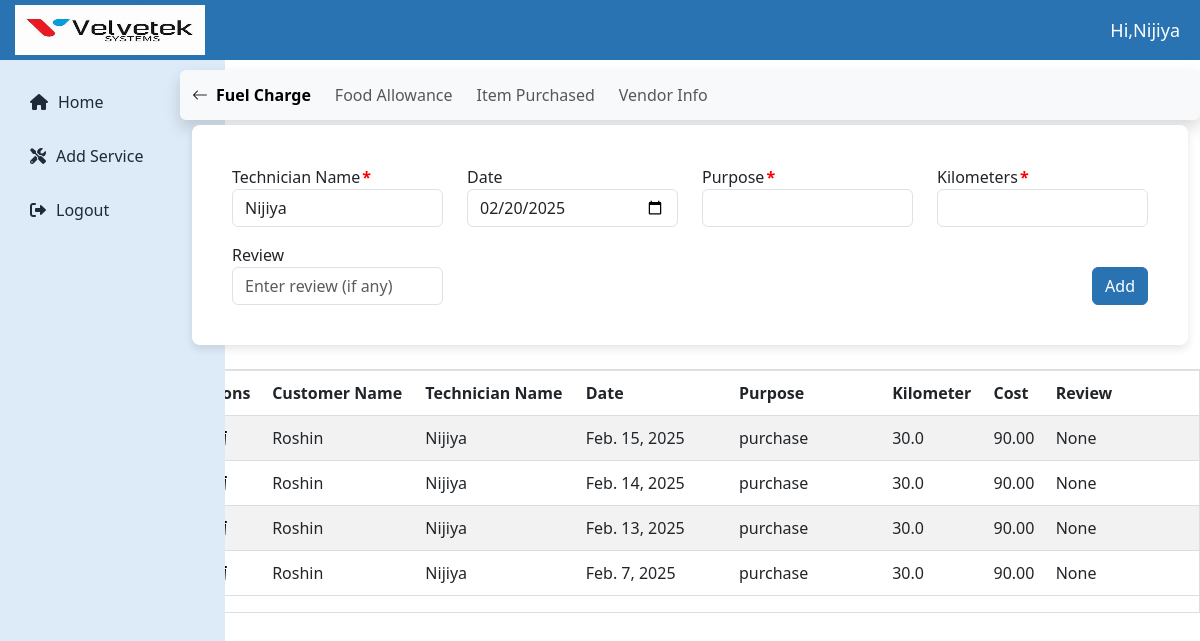
The app's page /technician/fuelcharge/25/ (signed in) with its own data.
### loginapp/models.py (models this page shows, shortened)
class CustomUser(AbstractUser):
    ROLE_CHOICES = (
        ('admin', 'Admin'),
        ('technician', 'Technician'),
        ('user', 'User'),
    )
    role = models.CharField(max_length=20, choices=ROLE_CHOICES, default='user')

### technicianapp/models.py (models this page shows)
class FuelCharge(models.Model):
    technician_name = models.CharField(max_length=100)
    date = models.DateField()
    purpose = models.TextField()
    kilometers = models.FloatField()
    cost = models.DecimalField(max_digits=10, decimal_places=2,default=0)
    review = models.CharField(max_length=255,null=True,blank=True)
    apply = models.ForeignKey(Apply, on_delete=models.CASCADE,related_name='fuel_charges', blank=True,null=True)
    customer_name = models.CharField(max_length=225)
    issue = models.TextField()

### technicianapp/views.py (the view, shortened to what this page needs)
# urls.py: path('fuelcharge/<int:apply_id>/',views.fuelcharge,name='fuelcharge'),
def fuelcharge(request, apply_id):
    apply_instance = get_object_or_404(Apply, id=apply_id)
    technician_name = request.user.get_full_name() or request.user.username
    current_date = now().date()  # Get today's date
    fuel_charges = FuelCharge.objects.filter(apply=apply_instance)
    return render(request, 'fuelcharge.html', {
        'apply': apply_instance,
        'fuel_charges': fuel_charges,
        'technician_name': technician_name,
        'current_date': current_date  # Pass current date to template
    })

### templates/fuelcharge.html (shortened to what this page needs)
{% extends 'technician_dashboard.html' %}
{% block content %}
<div class="mt-0">
    <nav class="navbar navbar-expand-lg bg-light shadow rounded custom-navbar" style="max-width: 85%; margin-top: 5px; margin-left: auto;">
    <div class="container-fluid">
        <a class="nav-link d-none d-lg-block" href="{% url 'technician_dashboard' %}">
            <i class="bi bi-arrow-left"></i>
        </a>
        <div class="collapse navbar-collapse" id="vendorNav">
            <ul class="navbar-nav d-flex flex-wrap gap-2">
                <li class="nav-item">
                    <a class="nav-link {% if request.resolver_match.url_name == 'fuelcharge' %}fw-bold active{% endif %}" href="{% url 'fuelcharge' apply.id %}" data-title="Fuel Charge">Fuel Charge</a>
                </li>
                <li class="nav-item">
                    <a class="nav-link {% if request.resolver_match.url_name == 'food_allowance' %}fw-bold active{% endif %}" href="{% url 'food_allowance' apply.id %}" data-title="Food Allowance">Food Allowance</a>
                </li>
                <li class="nav-item">
                    <a class="nav-link {% if request.resolver_match.url_name == 'item_purchased' %}fw-bold active{% endif %}" href="{% url 'item_purchased' apply.id %}" data-title="Item Purchased">Item Purchased</a>
                </li>
                <li class="nav-item">
                    <a class="nav-link {% if request.resolver_match.url_name == 'vendor_info' %}fw-bold active{% endif %}" href="{% url 'vendor_info' apply.id %}" data-title="Vendor Info">Vendor Info</a>
                </li>
            </ul>
        </div>
    </div>
</nav>
  <div class="container custom-container" style="max-width: 85%; margin-top: 5px; margin-right: unset;">
    <div class="card p-4">
        <div class="card-body">
          <form action="{% url 'fuelcharge' apply.id %}" method="post">
            <div class="row">
                <div class="col-md-3">
                    <label for="technician_name">Technician Name<span class="required">*</span></label>
                    <input type="text" class="form-control" id="technician_name" name="technician_name" value="{{ technician_name }}" required />
                </div>
                <div class="col-md-3">
                    <label for="date">Date</label>
                    <input type="date" class="form-control" name="date" id="date" value="{{ current_date|date:'Y-m-d' }}" />
                </div>
                <div class="col-md-3">
                    <label for="purpose">Purpose<span class="required">*</span></label>
                    <input type="text" class="form-control" id="purpose" name="purpose" required/>
                </div>
                <div class="col-md-3">
                    <label for="kilometers">Kilometers<span class="required">*</span></label>
                    <input type="number" class="form-control" id="kilometers" name="kilometers" required/>
                </div>
            </div>
            <div class="row mt-3 align-items-end">
              <div class="col-md-3">
                  <label for="review">Review</label>
                  <input type="text" class="form-control" id="review" name="review" placeholder="Enter review (if any)">
              </div>
              <div class="col-md-9 d-flex justify-content-end">
                  <button class="btn btn-primary mt-4" type="submit">Add</button>
              </div>
          </div>
        </form>
        </div>
    </div>
</div>
</div>
                    <div class="table-responsive mt-4 "  style="max-width: 85%; margin-top: 5px; margin-left: auto;">
                      {% if fuel_charges %}
                        <table id="basic-datatables" class="table table-striped table-bordered">
                          <thead>
                            <tr>
                              <th scope="col">Actions</th>
                              <th scope="col">Customer Name</th>
                              <th scope="col">Technician Name</th>
                              <th scope="col">Date</th>
                              <th scope="col">Purpose</th>
                              <th scope="col">Kilometer</th>
                              <th scope="col">Cost</th>
                              <th scope="col">Review</th>
                            </tr>
                          </thead>
                          {% for d in fuel_charges %}
                        <tr>
                            <td>
                                <div style="display: flex; align-items: center;">
                                <a href="{% url 'update_fuelcharge' d.id %}" class="edit-fuel-btn" data-bs-toggle="modal" data-bs-target="#updateFuelModal{{ d.id }}">
                                </a>
                        <form action="{% url 'delete_fuelcharge' d.id %}" method="post" style="display: inline;">
                            <button type="button" class="icon-link delete-icon" title="Delete" data-bs-toggle="modal" data-bs-target="#deleteFuelChargeModal{{ d.id }}">
                            </button>
                        </form>
                    </div>
                </td>
                            <td>{{ d.customer_name }}</td>
                            <td>{{ d.technician_name }}</td>
                            <td>{{ d.date }}</td>
                            <td>{{ d.purpose }}</td>
                            <td>{{ d.kilometers }}</td>
                            <td>{{ d.cost }}</td>
                            <td>{{ d.review }}</td>
</tr>
                            {% endfor %}
                    </table>
                        {% else %}
<div class="alert alert-warning text-center">
    No fuel charge available. Please add data.
</div>
{% endif %}
                    </div>
{% endblock %}

### templates/technician_dashboard.html (shortened to what this page needs)
<!DOCTYPE html>
{% load static %}
<html lang="en">
<head>
  <link href="https://cdn.jsdelivr.net/npm/bootstrap-icons/font/bootstrap-icons.css" rel="stylesheet">
  <link href="https://cdn.jsdelivr.net/npm/bootstrap@5.3.0/dist/css/bootstrap.min.css" rel="stylesheet">
  <link href="https://cdn.jsdelivr.net/npm/lightbox2@2.11.3/dist/css/lightbox.min.css" rel="stylesheet">
  <link href="https://cdnjs.cloudflare.com/ajax/libs/font-awesome/6.0.0/css/all.min.css" rel="stylesheet">
  <link rel="stylesheet" href="{% static 'assets/css/admin_dashboard.css' %}">
</head>
<body>
  <div class="topbar">
    <div class="d-flex align-items-center">
      <a href="{% url 'admin_dashboard' %}" class="logo">
        <img src="{% static 'assets/img/velvetek.jpg' %}" alt="navbar brand" />
      </a>
    </div>
    <span class="admin-text">Hi,{{user.username}}</span>
  </div>
  <div class="sidebar">
    <a href="{% url 'technician_dashboard' %}"><i class="fas fa-home"></i> <span>Home</span></a>
    <a href="#" onclick="openModal()"><i class="fas fa-tools"></i><span>Add Service</span< /a>
        <a href="{% url 'logout' %}"><i class="fas fa-sign-out-alt"></i> <span>Logout</span></a>
  </div>
  {% block content %}{% endblock %}
</body>
</html>

### static/assets/css/admin_dashboard.css (style rules this page uses)
:root { --primary-color: #2973B2; --secondary-color: #F3F4F6; --accent-color: #441172; --text-color: #1F2937; --white: #ffffff; --sidebar-color: #DDEAF7; }
.topbar { background-color: var(--primary-color); height: 60px; display: flex; justify-content: space-between; align-items: center; padding: 0 20px; padding-left: 15px; color: var(--white); margin-bottom: 10px; }
.topbar .logo img { height: 50px; width: 200px; padding-right: 10px; }
.topbar .admin-text { font-size: 18px; font-weight: 500; }
.sidebar { height: 100%; width: 225px; background-color: var(--sidebar-color); color: var(--text-color); position: absolute; top: 60px; left: 0; padding: 20px 15px; display: flex; flex-direction: column; justify-content: flex-start; transition: left 0.3s ease; }
.sidebar a { text-decoration: none; color: var(--text-color); display: flex; align-items: center; padding: 10px 15px; margin-bottom: 10px; border-radius: 4px; transition: background-color 0.3s ease; }
.sidebar a i { margin-right: 10px; }
.card { border: none; border-radius: 8px; box-shadow: 0 4px 8px rgba(0, 0, 0, 0.1); transition: transform 0.2s ease, box-shadow 0.2s ease; }
.navbar { display: flex; position: relative; align-items: center; justify-content: space-between; background-color: var(--white); padding-top: 5px; padding-bottom: 5px; border-radius: 8px; box-shadow: 0 2px 4px rgba(0, 0, 0, 0.1); }
.btn-primary { background-color: var(--primary-color) !important; border-color: var(--primary-color) !important; color: #fff !important; }
.sidebar { height: calc(100vh - 50px); width: 225px; background-color: var(--sidebar-color); color: var(--text-color); position: absolute; top: 60px; left: 0; padding: 20px 15px; display: flex; flex-direction: column; justify-content: flex-start; transition: left 0.3s ease; }
.table-responsive { overflow-x: auto; overflow-y: auto; border: 1px solid #ddd; max-height: 485px; height: auto; transition: height 0.3s ease; }
.table { width: 100%; word-wrap: break-word; white-space: normal; table-layout: auto; border-collapse: collapse; }
.table th:nth-child(2), .table td:nth-child(2) { min-width: 100px !important; max-width: 150px !important; }
.table th:nth-child(4), .table td:nth-child(4) { min-width: 150px !important; max-width: 200px !important; }
.table th:nth-child(5), .table td:nth-child(5) { min-width: 150px !important; max-width: 150px !important; }
.table th:nth-child(8), .table td:nth-child(8) { min-width: 150px !important; max-width: 180px !important; }
.table th, .table td { padding: 10px !important; text-align: left !important; border-bottom: 1px solid #ddd !important; border-right: none !important; border-left: none !important; }
.icon-link { color: 2973B2; text-decoration: none; }
.delete-icon { background: none; border: none; cursor: pointer; }

### templates/fuelcharge.html (style rules this page uses)
.custom-navbar { width:1288px; margin-left: auto; margin-right: 0; }
.required { color: red; font-weight: bold; margin-left: 2px; }

### records on screen
CustomUser: username "Nijiya", technician_name "Nijiya"
FuelCharge: customer_name "Roshin", technician_name "Nijiya", date "Feb. 15, 2025", purpose "purchase", kilometers "30.0", cost "90.00", review "None"
FuelCharge: customer_name "Roshin", technician_name "Nijiya", date "Feb. 14, 2025", purpose "purchase", kilometers "30.0", cost "90.00", review "None"
FuelCharge: customer_name "Roshin", technician_name "Nijiya", date "Feb. 13, 2025", purpose "purchase", kilometers "30.0", cost "90.00", review "None"
FuelCharge: customer_name "Roshin", technician_name "Nijiya", date "Feb. 7, 2025", purpose "purchase", kilometers "30.0", cost "90.00", review "None"
